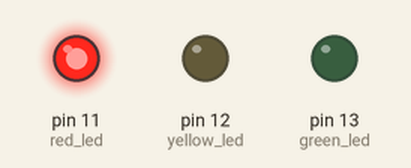
Recording of a sketch running on a simulated Arduino Uno, built with avr-gcc and run on an emulated ATmega328P. Parts: output pins drawn as LEDs (lit = HIGH).

Above: at 1.0 s.
At 3.0 s:
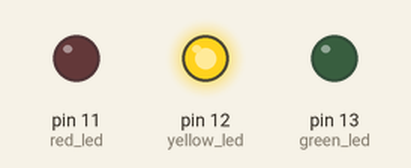
At 5.0 s:
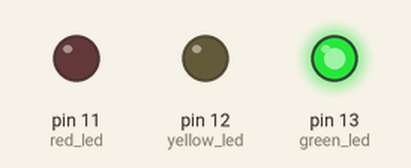
Timing chart, 0 to 7.8 s (numbered marks = the images above):
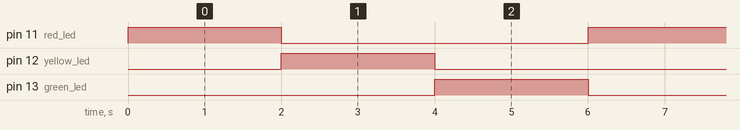

The sketch:

traffic.ino
```cpp
int green_led = 13;
int yellow_led = 12;
int red_led = 11;


void setup() {

    pinMode(green_led , OUTPUT);
    pinMode(yellow_led , OUTPUT);
    pinMode(red_led, OUTPUT);

}

void loop() {

    digitalWrite(red_led, 1);
    digitalWrite(yellow_led, 0);
    digitalWrite(green_led, 0);
    delay(2000);

    digitalWrite(red_led, 0);
    digitalWrite(yellow_led, 1);
    digitalWrite(green_led, 0);
    delay(2000);

    digitalWrite(red_led, 0);
    digitalWrite(yellow_led, 0);
    digitalWrite(green_led, 1);
    delay(2000);

}
```

Measured:
- by itself, pin 11 (red_led), pin 12 (yellow_led), pin 13 (green_led): alternates HIGH for 2.0 s and LOW for 4.0 s
- by itself, everything shown: repeats every 6.0 s, in 3 steps
